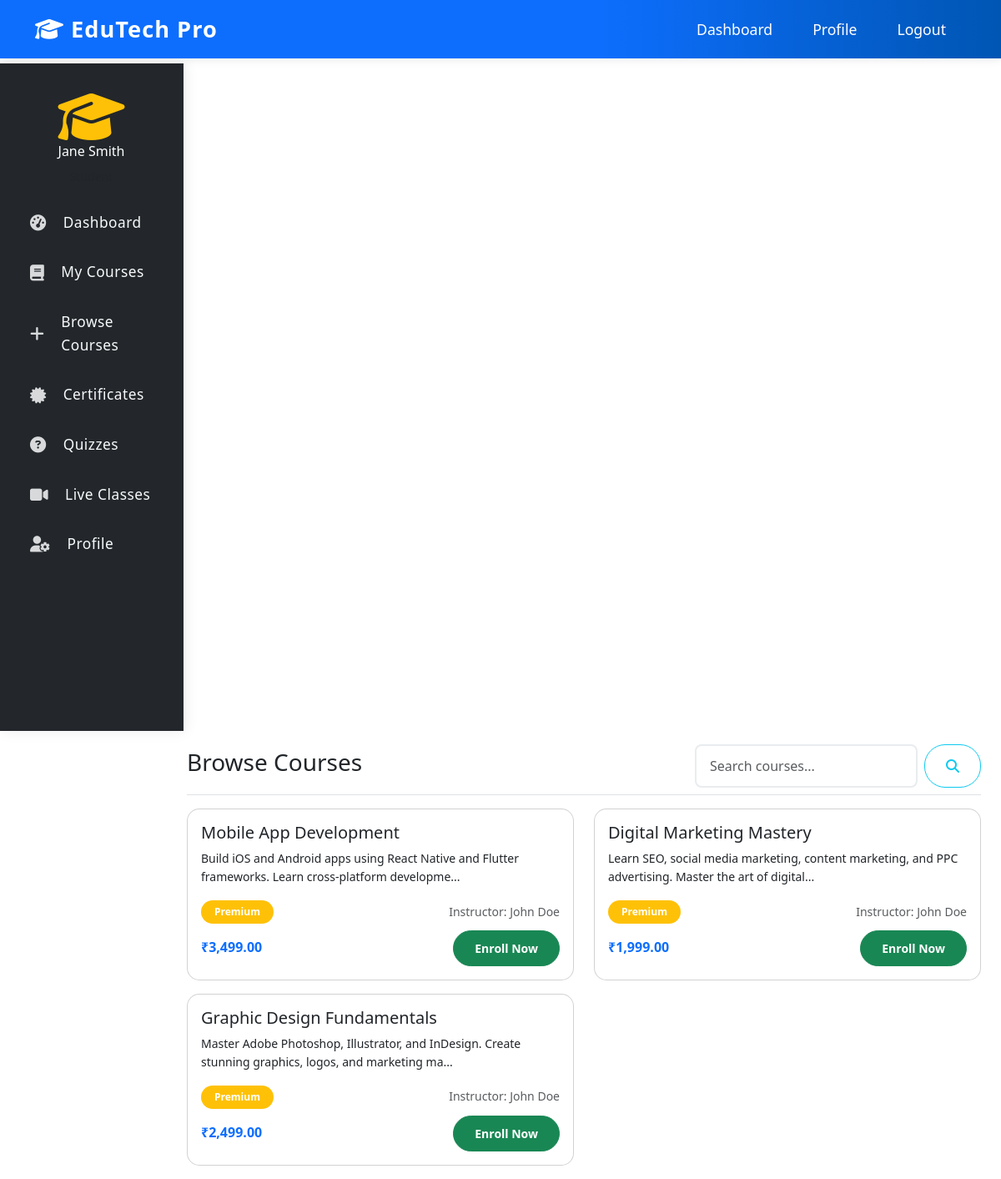
/student/browse_courses.php (signed in), run on the app's committed database.
### tables this page shows
CREATE TABLE IF NOT EXISTS `users` (
    `id` INT AUTO_INCREMENT PRIMARY KEY,
    `google_id` VARCHAR(255) UNIQUE,
    `username` VARCHAR(50) UNIQUE,
    `email` VARCHAR(100) UNIQUE NOT NULL,
    `password` VARCHAR(255),
    `full_name` VARCHAR(100) NOT NULL,
    `role` ENUM('admin', 'teacher', 'student') NOT NULL,
    `profile_image` VARCHAR(255),
    `phone` VARCHAR(20),
    `address` TEXT,
    `status` ENUM('active', 'inactive', 'pending') DEFAULT 'active',
    `created_at` TIMESTAMP DEFAULT CURRENT_TIMESTAMP,
    `updated_at` TIMESTAMP DEFAULT CURRENT_TIMESTAMP ON UPDATE CURRENT_TIMESTAMP
);

CREATE TABLE IF NOT EXISTS `courses` (
    `id` INT AUTO_INCREMENT PRIMARY KEY,
    `title` VARCHAR(200) NOT NULL,
    `description` TEXT,
    `instructor_id` INT,
    `category` VARCHAR(100),
    `level` ENUM('beginner', 'intermediate', 'advanced') DEFAULT 'beginner',
    `price` DECIMAL(10,2) DEFAULT 0.00,
    `is_premium` BOOLEAN DEFAULT FALSE,
    `thumbnail` VARCHAR(255),
    `duration` INT DEFAULT 0,
    `total_lessons` INT DEFAULT 0,
    `total_students` INT DEFAULT 0,
    `rating` DECIMAL(3,2) DEFAULT 0.00,
    `status` ENUM('draft', 'published', 'archived') DEFAULT 'draft',
    `created_at` TIMESTAMP DEFAULT CURRENT_TIMESTAMP,
    `updated_at` TIMESTAMP DEFAULT CURRENT_TIMESTAMP ON UPDATE CURRENT_TIMESTAMP,
    FOREIGN KEY (`instructor_id`) REFERENCES `users`(`id`) ON DELETE SET NULL
);

### student/browse_courses.php (the view, shortened to what this page needs)
<?php
require_once '../config/database.php';
$student_id = $_SESSION['student_id'];
$stmt = $pdo->prepare("SELECT * FROM users WHERE id = ?");
$stmt->execute([$student_id]);
$student = $stmt->fetch();
$stmt = $pdo->prepare("
    SELECT c.*, u.full_name as instructor_name
    FROM courses c
    LEFT JOIN users u ON c.instructor_id = u.id
    WHERE c.id NOT IN (SELECT course_id FROM enrollments WHERE student_id = ?)
    ORDER BY c.created_at DESC
");
$stmt->execute([$student_id]);
$availableCourses = $stmt->fetchAll();
?><!DOCTYPE html>
<html lang="en">
<head>
    <link href="https://cdn.jsdelivr.net/npm/bootstrap@5.3.0/dist/css/bootstrap.min.css" rel="stylesheet">
    <link href="https://cdnjs.cloudflare.com/ajax/libs/font-awesome/6.4.0/css/all.min.css" rel="stylesheet">
    <link href="../assets/css/style.css" rel="stylesheet">
</head>
<body>
    <nav class="navbar navbar-expand-lg navbar-dark bg-success fixed-top">
        <div class="container">
            <a class="navbar-brand fw-bold" href="dashboard.php">
                <i class="fas fa-graduation-cap me-2"></i>EduTech Pro
            </a>
            <div class="collapse navbar-collapse" id="navbarNav">
                <ul class="navbar-nav ms-auto">
                    <li class="nav-item"><a class="nav-link" href="dashboard.php">Dashboard</a></li>
                    <li class="nav-item"><a class="nav-link" href="profile.php">Profile</a></li>
                    <li class="nav-item"><a class="nav-link" href="logout.php">Logout</a></li>
                </ul>
            </div>
        </div>
    </nav>
    <div class="container-fluid" style="margin-top: 76px;">
        <div class="row">
            <nav class="col-md-3 col-lg-2 d-md-block sidebar collapse">
                <div class="position-sticky">
                    <div class="text-center mb-4">
                        <div>
                            <i class="fas fa-graduation-cap fa-4x text-warning"></i>
                        </div>
                        <h6 class="text-white"><?php echo htmlspecialchars($student['full_name']); ?></h6>
                        <small class="text-muted">Student</small>
                    </div>
                    <ul class="nav flex-column">
                        <li class="nav-item">
                            <a class="nav-link" href="dashboard.php">
                                <i class="fas fa-tachometer-alt me-2"></i>
                                Dashboard
                            </a>
                        </li>
                        <li class="nav-item">
                            <a class="nav-link" href="enrolled_courses.php">
                                <i class="fas fa-book me-2"></i>
                                My Courses
                            </a>
                        </li>
                        <li class="nav-item">
                            <a class="nav-link" href="browse_courses.php">
                                <i class="fas fa-plus me-2"></i>
                                Browse Courses
                            </a>
                        </li>
                        <li class="nav-item">
                            <a class="nav-link" href="certificates.php">
                                <i class="fas fa-certificate me-2"></i>
                                Certificates
                            </a>
                        </li>
                        <li class="nav-item">
                            <a class="nav-link" href="quizzes.php">
                                <i class="fas fa-question-circle me-2"></i>
                                Quizzes
                            </a>
                        </li>
                        <li class="nav-item">
                            <a class="nav-link" href="live_classes.php">
                                <i class="fas fa-video me-2"></i>
                                Live Classes
                            </a>
                        </li>
                        <li class="nav-item">
                            <a class="nav-link" href="profile.php">
                                <i class="fas fa-user-cog me-2"></i>
                                Profile
                            </a>
                        </li>
                    </ul>
                </div>
            </nav>
            <main class="col-md-9 ms-sm-auto col-lg-10 px-md-4 dashboard-main-content">
                <div class="d-flex justify-content-between align-items-center pt-3 pb-2 mb-3 border-bottom">
                    <h2 class="h3">Browse Courses</h2>
                    <form class="d-flex" id="browseCoursesSearchForm">
                        <input class="form-control me-2" type="search" placeholder="Search courses..." aria-label="Search" id="browseCoursesSearchInput">
                        <button class="btn btn-outline-info" type="submit"><i class="fas fa-search"></i></button>
                    </form>
                </div>
                <div class="row" id="browseCoursesList">
                    <?php if (empty($availableCourses)): ?>
                        <div class="col-12 text-center py-5">
                            <i class="fas fa-search fa-3x text-muted mb-3"></i>
                            <h5 class="text-muted">No courses available to enroll</h5>
                        </div>
                    <?php else: ?>
                        <?php foreach ($availableCourses as $course): ?>
                            <div class="col-lg-6 mb-3 browse-course-item">
                                <div class="card h-100">
                                    <div class="card-body">
                                        <h5 class="card-title"><?php echo htmlspecialchars($course['title']); ?></h5>
                                        <p class="card-text small"><?php echo htmlspecialchars(substr($course['description'], 0, 100)) . '...'; ?></p>
                                        <div class="d-flex justify-content-between align-items-center mb-2">
                                            <span class="badge <?php echo $course['is_premium'] ? 'bg-warning' : 'bg-success'; ?>">
                                                <?php echo $course['is_premium'] ? 'Premium' : 'Free'; ?>
                                            </span>
                                            <small class="text-muted">Instructor: <?php echo htmlspecialchars($course['instructor_name']); ?></small>
                                        </div>
                                        <div class="d-flex justify-content-between align-items-center">
                                            <span class="fw-bold text-primary">₹<?php echo number_format($course['price'], 2); ?></span>
                                            <a href="enroll.php?course_id=<?php echo $course['id']; ?>" class="btn btn-success btn-sm">Enroll Now</a>
                                        </div>
                                    </div>
                                </div>
                            </div>
                        <?php endforeach; ?>
                    <?php endif; ?>
                </div>
            </main>
        </div>
    </div>
</body>
</html>

### assets/css/style.css (style rules this page uses)
:root { --primary-color: #0d6efd; --secondary-color: #6c757d; --success-color: #198754; --warning-color: #ffc107; --danger-color: #dc3545; --light-color: #f8f9fa; --dark-color: #212529; }
* { margin: 0; padding: 0; box-sizing: border-box; }
body { font-family: 'Segoe UI', Tahoma, Geneva, Verdana, sans-serif; line-height: 1.6; color: var(--dark-color); padding-top: 76px; }
.card { transition: transform 0.3s ease, box-shadow 0.3s ease; border-radius: 15px; }
.btn { border-radius: 25px; padding: 10px 25px; font-weight: 600; transition: all 0.3s ease; }
.navbar { background: linear-gradient(90deg, #0d6efd 60%, #0056b3 100%) !important; box-shadow: 0 2px 10px rgba(0,0,0,0.08); }
.navbar .navbar-brand { font-weight: 700; font-size: 1.7rem; color: #fff !important; letter-spacing: 1px; }
.navbar .nav-link, .navbar .dropdown-toggle { color: #fff !important; font-size: 1.1rem; margin-left: 1rem; margin-right: 1rem; transition: color 0.2s; }
body { padding-top: 76px; }
.sidebar { background: #23272b !important; color: #f8f9fa; box-shadow: 2px 0 16px rgba(0,0,0,0.08); border-top: none !important; border-right: 1px solid #222831; margin-top: 0 !important; border-top-left-radius: 0 !important; border-top-right-radius: 0 !important; top: 0; position: sticky; height: 100vh; z-index: 1029; display: flex; flex-direction: column; min-width: 220px; padding: 2rem 1rem 1rem 1rem; }
.sidebar .text-center { margin-top: 0 !important; margin-bottom: 2rem !important; }
.sidebar .nav-link { color: #f8f9fa !important; background: transparent; padding: 0.75rem 1.25rem; border-radius: 8px; margin-bottom: 0.5rem; font-size: 1.08rem; font-weight: 500; letter-spacing: 0.5px; transition: background 0.2s, color 0.2s, box-shadow 0.2s; display: flex; align-items: center; gap: 0.75rem; }
.sidebar .nav-link i { font-size: 1.2rem; opacity: 0.85; }
.form-control { border-radius: 8px; border: 2px solid #e9ecef; padding: 0.75rem 1rem; transition: all 0.3s ease; }
.badge { padding: 0.5rem 1rem; border-radius: 20px; font-weight: 600; }
.container-fluid, .row, main { margin-top: 0 !important; }
.dashboard-main-content { margin-top: 0 !important; }
.sidebar .text-center { margin-top: 0 !important; margin-bottom: 1rem !important; }

### data on the page
users: full_name "Jane Smith"
courses: title "Mobile App Development", description "Build iOS and Android apps using React Native and Flutter frameworks. Learn cross-platform developme", is_premium "Premium", instructor.full_name "John Doe", price "3,499.00"
courses: title "Digital Marketing Mastery", description "Learn SEO, social media marketing, content marketing, and PPC advertising. Master the art of digital", is_premium "Premium", instructor.full_name "John Doe", price "1,999.00"
courses: title "Graphic Design Fundamentals", description "Master Adobe Photoshop, Illustrator, and InDesign. Create stunning graphics, logos, and marketing ma", is_premium "Premium", instructor.full_name "John Doe", price "2,499.00"
